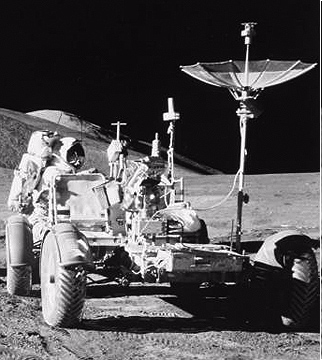
#> input picture Rover.png, 322 x 360 px
$ python TestOpenDisplayAndLaplaceInteractive.py
#> lines starting #> are read from the running program, lines starting #| are printed output that depends on the picture; after the words box and inside, x2 and y2 are one past the last pixel; in counts of white or black regions, pixels touching at a corner belong together
# -*- coding: utf-8 -*-
"""
TestOpenDisplayAndLaplaceInteractive.py

Created on Wed Sep 28 16:36:45 2016

@author: slehar
"""

import matplotlib.pyplot as plt
from   matplotlib.widgets import Slider
from   PIL import Image
import Tkinter, tkFileDialog
import numpy as np
import numpy.ma as ma
import sys
import scipy.signal as sig


# Global Variables
rad1 = 0.
rad2 = .15

# Get image using finder dialog
root = Tkinter.Tk()
root.withdraw() # Hide the root window
imgFile = tkFileDialog.askopenfilename(
    title = 'Select image',
    initialfile = 'Rover.png')
#> the answer given: ../Rover.png

# Open figure window
winXSize = 18
winYSize = 6
winAspect = winXSize/winYSize
plt.close('all')
fig = plt.figure(figsize=(winXSize, winYSize))

# Keypress 'q' to quit callback function
def press(event):
    global ptList, data
    sys.stdout.flush()
    if event.key == 'q':
        plt.close()

# Connect keypress event to callback function
fig.canvas.mpl_connect('key_press_event', press)

# Axes for Original Image
#axOrig = fig.add_axes([.05, .2, .7/winAspect, .7])
axOrig = fig.add_subplot(141)
axOrig.axes.set_xticks([])
axOrig.axes.set_yticks([])
axOrig.set_title('Original')

# Read image and display
imgPil = Image.open(imgFile).convert('LA')
imgNp = np.array(imgPil.convert('L'))/255.
ySize, xSize = imgNp.shape
#> ySize = 360; xSize = 322
hafY, hafX = int(ySize/2), int(xSize/2)
#> hafY = 180; hafX = 161
yy, xx = np.mgrid[-hafY:hafY, -hafX:hafX]
imgplot = plt.imshow(imgPil, cmap='gray')

# Axes for Laplace Image
#axFour = fig.add_axes([.3, .2, .7/winAspect, .7])
axLapl = fig.add_subplot(142)
axLapl.axes.set_xticks([])
axLapl.axes.set_yticks([])
axLapl.set_title('Laplace')

# Laplace (exponential) Transform
yyy, xxx = np.mgrid[-11:12,-11:12]
expImg = np.exp(xxx)
expImg[(expImg > 255)] = 0.

laplImg = sig.fftconvolve(imgNp, expImg)
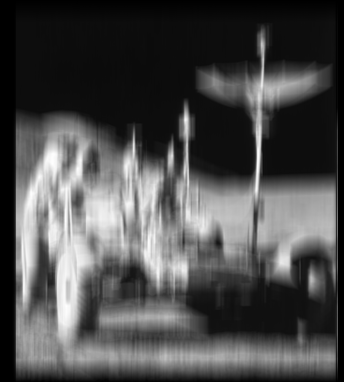
#> laplImg: shape (382, 344) float64; min -1.94e-12, max 5098.4, mean 1533.4; drawn with min black and max white

axLapl.imshow(expImg, cmap='gray')
plt.pause(.001)
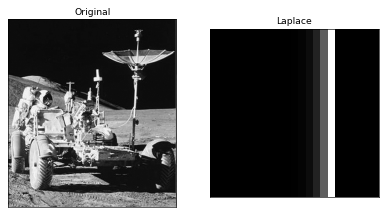
#> figure drawn by matplotlib, 2 panels

# Axes for Fourier Image
#axFour = fig.add_axes([.3, .2, .7/winAspect, .7])
axFour = fig.add_subplot(143)
axFour.axes.set_xticks([])
axFour.axes.set_yticks([])
axFour.set_title('Fourier')

# Fourier Transform
fourImg  = np.fft.fft2(imgNp)
fourShft = np.fft.fftshift(fourImg)
fourLog  = np.log(np.abs(fourShft))
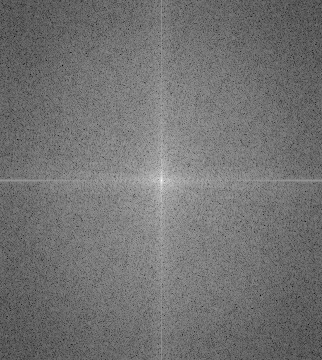
#> fourLog: shape (360, 322) float64; min -3.34, max 10.53, mean 2.91; drawn with min black and max white

fourPlot = plt.imshow(fourLog, cmap='gray',
                      vmin=fourLog.min(),
                      vmax=fourLog.max())
plt.pause(.001)

#### Fourier Filtering ####
distImg = np.sqrt(xx**2 + yy**2)
maskImg = (distImg < (rad2 * xSize))
xmask = ma.make_mask(maskImg)
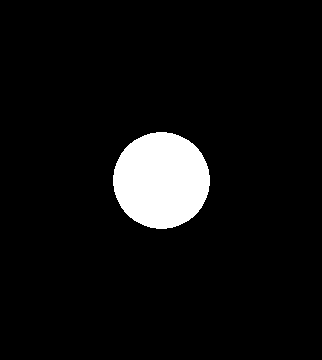
#> maskImg: shape (360, 322) bool; 6.3% white; 1 white region, box (x1, y1, x2, y2) and area: (113, 132, 210, 229) 7337
filtImg = fourShft * xmask
#filtImg[filtImg < 0.] = 0.
filtLog = np.log(np.maximum(np.abs(filtImg),1.))

#fourPlot = plt.imshow(filtLog, cmap='gray')
fourPlot = plt.imshow(laplImg, cmap='gray')
plt.pause(.001)
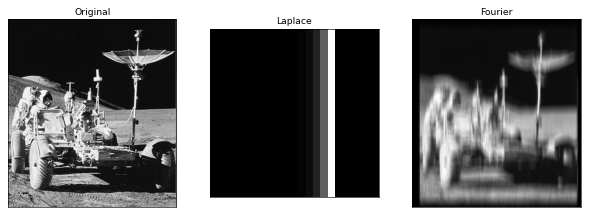
#> figure drawn by matplotlib, 3 panels

# Axes for Inverse Fourier Image
#axFourInv = fig.add_axes([.56, .2, .7/winAspect, .7])
axFourInv = fig.add_subplot(144)
axFourInv.axes.set_xticks([])
axFourInv.axes.set_yticks([])
axFourInv.set_title('Inverse Fourier')

# Inverse Fourier Transform
fourIshft = np.fft.ifftshift(filtImg)
fourInv  = np.fft.ifft2(fourIshft)
fourReal = np.real(fourInv)
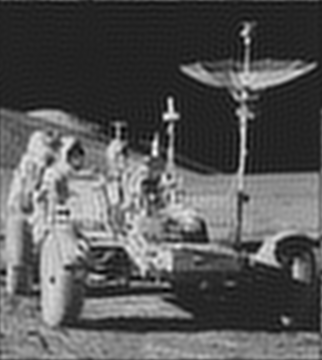
#> fourReal: shape (360, 322) float64; min -0.135, max 1.19, mean 0.322; drawn with min black and max white
invPlot = plt.imshow(fourReal, cmap='gray')

# Filter radius sliders
#axSlider1 = plt.axes([0.3, 0.125, 0.234, 0.04])
axSlider1 = fig.add_axes([0.3, 0.125, 0.234, 0.04])
axSlider1.set_xticks([])
axSlider1.set_yticks([])

axSlider2 = plt.axes([0.3, 0.05, 0.237, 0.04])
axSlider2 = fig.add_axes([0.3, 0.05, 0.237, 0.04])
axSlider2.set_xticks([])
axSlider2.set_yticks([])

slider1 = Slider(axSlider1, 'r1', 0.0, xSize, valinit=xSize*rad1)
slider2 = Slider(axSlider2, 'r2', 0.0, xSize, valinit=xSize*rad2)

def update(val):
    global rad1, rad2, filtImg
    plt.sca(axFour)
    rad1 = slider1.val
    rad2 = slider2.val
    mask1 = (distImg > rad1)
    mask2 = (distImg < rad2)
    maskImg = np.logical_and(mask1, mask2)
    maskImg[hafY,hafX] = True
    xmask = ma.make_mask(maskImg)
    filtImg = fourShft * xmask
    filtLog = np.log(np.maximum(np.abs(filtImg),1.))
    fourPlot.set_data(filtLog)
    plt.sca(axFourInv)
    fourIshft = np.fft.ifftshift(filtImg)
    fourInv  = np.fft.ifft2(fourIshft)
    fourReal = np.real(fourInv)
    invPlot = plt.imshow(fourReal, cmap='gray')
    plt.pause(.001)

#    fig.canvas.draw()
slider1.on_changed(update)
slider2.on_changed(update)

# Show image
plt.ion()
plt.sca(axFour)
#plt.pause(.001)
plt.show()
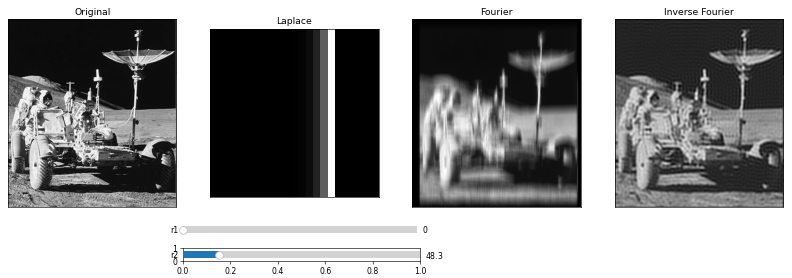
#> figure drawn by matplotlib, 6 panels


# Pop fig window to top]]
figmgr=plt.get_current_fig_manager()
figmgr.canvas.manager.window.raise_()
geom=figmgr.window.geometry()
#> (the run stopped early here; a loop or call above may not have finished)
